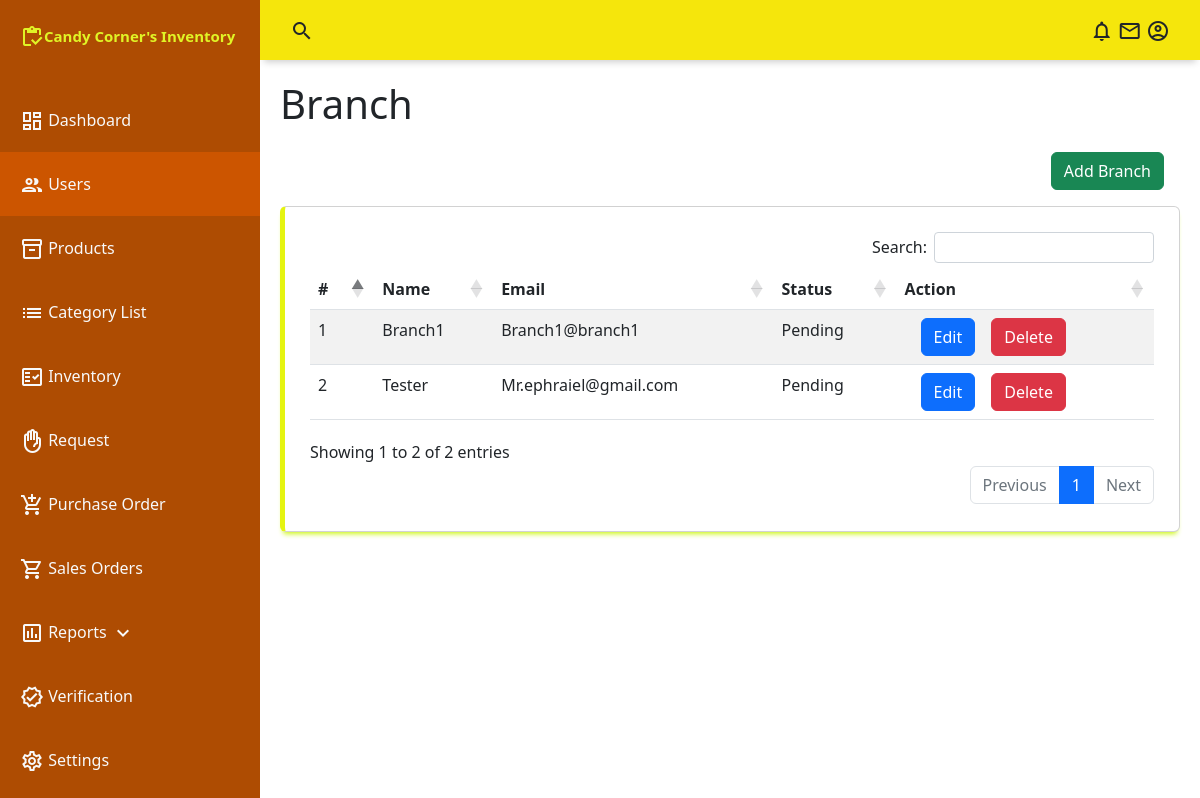
Page /admin/users.php on the earlier database version.
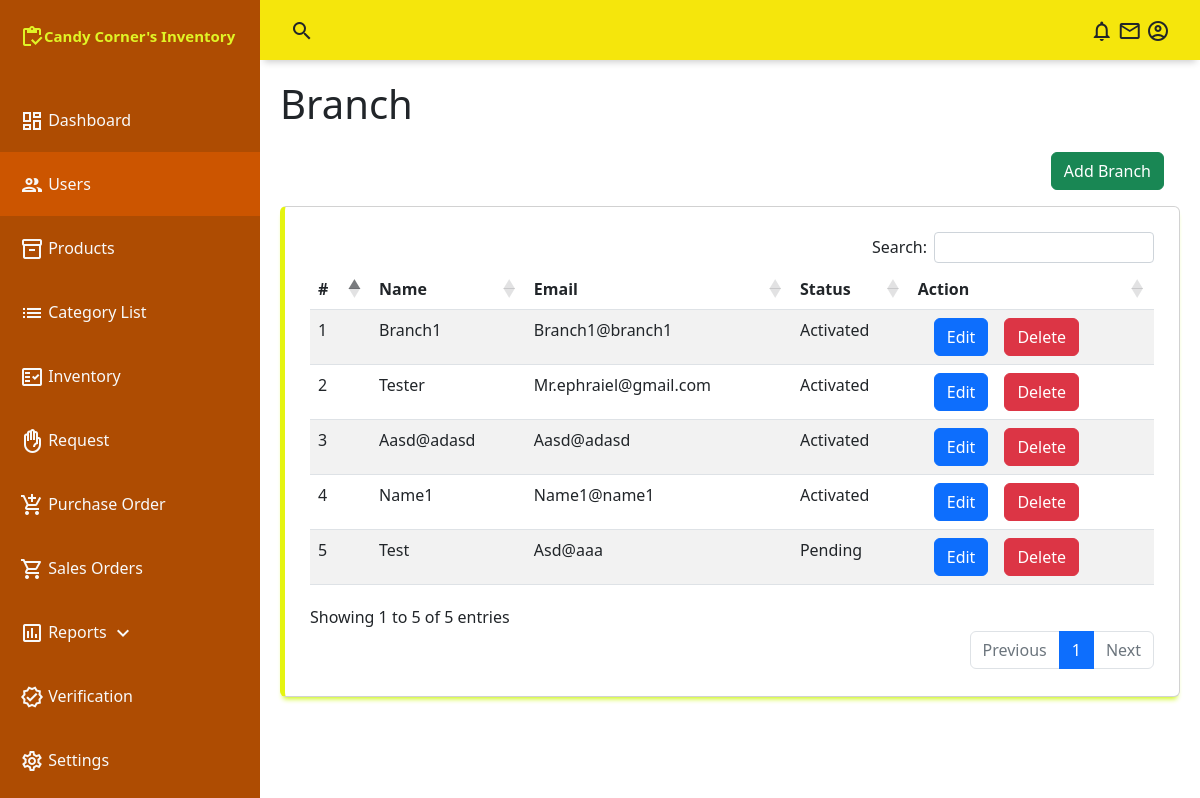
Same page on the later database version.
### tables this page shows
CREATE TABLE `users` (
  `u_id` int(255) NOT NULL,
  `u_email` text NOT NULL,
  `u_password` text NOT NULL,
  `u_name` text NOT NULL,
  `u_type` int(255) NOT NULL DEFAULT 0,
  `u_status` int(255) NOT NULL DEFAULT 0
);

### conn/config.php (called while the page is built, shortened)
<?php
	class db_connect{
		public $host = db_host;
		public $user = db_user;
		public $pass = db_pass;
		public $name = db_name;
		public function connect(){
			$this->conn = new mysqli($this->host, $this->user, $this->pass, $this->name);
		}
	}
?>

### conn/class.php (called while the page is built, shortened)
<?php
	require_once'config.php';
	class db_class extends db_connect{
		public function selectAllUsers(){
			$query=$this->conn->prepare("SELECT * FROM `users` WHERE u_type='0'
			") or die($this->conn->error);
			if($query->execute()){
				$result = $query->get_result();
				return $result;
			}
		}
	}
?>

### admin/users.php (the view, shortened to what this page needs)
<?php
include("../conn/class.php");
$db=new db_class();
include("include/navbar.php");
include("include/sidebar.php");
?>
    <main class="main-container" style="z-index:2">
        <div class="fluid-container">
            <h1>Branch</h1>
            <div class="row">
                <div class="col-auto ms-auto m-3">
                    <button class="btn btn-success addTogler" data-bs-toggle="modal" data-bs-target="#modal">Add Branch</button>
                </div>
            </div>
            <div class="table-responsive card">
                <table id="example" class="table table-striped" style="width:100%">
                    <thead>
                        <tr>
                            <th>#</th>
                            <th>Name</th>
                            <th>Email</th>
                            <th>Status</th>
                            <th>Action</th>
                        </tr>
                    </thead>
                    <tbody id="tbody">
                       <?php
                        $result= $db->selectAllUsers();
                        $i=1;
                        while($row=$result->fetch_array()){
                             $edit ='<button class="btn btn-primary ms-3 togler" data-bs-target="#modal" data-bs-toggle="modal"
                                    data-id="'.$row['u_id'].'" data-name="'.$row['u_name'].'" data-email="'.$row['u_email'].'" data-password="'.$row['u_password'].'" >Edit</button>';
                             $delete  ='<button class="btn btn-danger ms-3 deleteTogler" data-bs-target="#modalDelete" data-bs-toggle="modal" data-id="'.$row['u_id'].'">Delete</button>';
                             $action = $edit.$delete;
                             $status = $row['u_status'];
                             if($status==0){
                                $status='Pending';
                             }else if($status==1){
                                $status='Deactivated';
                             }else if($status==2){
                                $status='Activated';
                             }
                            echo
                            '<tr>
                                <td>'.$i.'</td>
                                <td>'.ucfirst($row['u_name']).'</td>
                                <td>'.ucfirst($row['u_email']).'</td>
                                <td>'.ucfirst($status).'</td>
                                <td>'.$action.'</td>
                            </tr>';
                            $i++;
                        }
                       ?>
                    </tbody>
                </table>
            </div>
        </div>
    </main>
<link rel="stylesheet" href="https://cdn.datatables.net/buttons/2.3.6/css/buttons.dataTables.min.css">

Differences in the rows shown:
changed users "Branch1": u_status "Pending" → "Activated"
changed users "Tester": u_status "Pending" → "Activated"
added users: u_name "Aasd@adasd", u_email "Aasd@adasd", u_status "Activated"
added users: u_name "Name1", u_email "Name1@name1", u_status "Activated"
added users: u_name "Test", u_email "Asd@aaa", u_status "Pending"
Other differences:
text written by a page script: "Search: Showing 1 to 2 of 2 entries Previous 1 Next" → "Search: Showing 1 to 5 of 5 entries Previous 1 Next"
